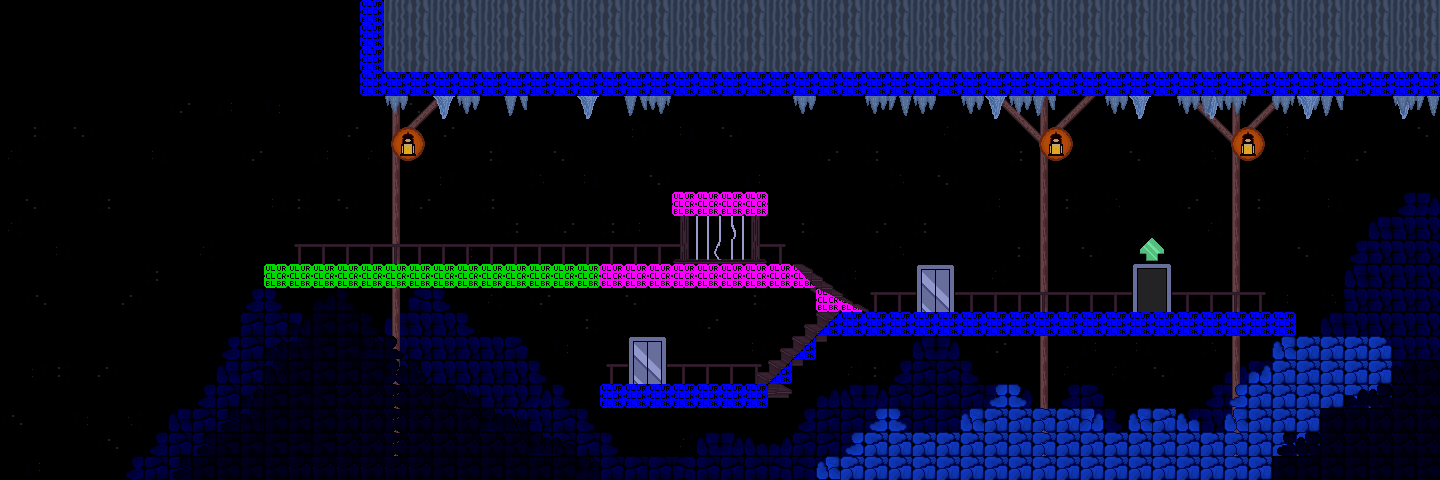

This is a level from a 2D game, rendered from its Tiled map with the project's own tilesets. A one-line summary and the map file follow, with tile-layer data summarised:
An orthogonal 60x20 tile map with 24x24 px tiles, 7 tile layers (Background, Posts, Midground, Foreground, ...), 2 tilesets and 28 objects (20x sprite, 5x h_sprite, 2x info, door).

<map version="1.0" orientation="orthogonal" width="60" height="20" tilewidth="24" tileheight="24">
 <properties>
  <property name="offset" value="5" />
  <property name="overworldName" value="town_2" />
  <property name="soundtrack" value="abeds-castle" />
 </properties>
 <tileset firstgid="1" name="newtown-cave" tilewidth="24" tileheight="24">
  <image source="../images/tilesets/abed-cave.png" width="288" height="168" />
 </tileset>
 <tileset firstgid="85" name="collisions" tilewidth="24" tileheight="24">
  <image source="../images/tilesets/collisions.png" width="632" height="512" />
 </tileset>
 <layer name="Background" width="60" height="20">
  <properties>
   <property name="parallax" value=".99" />
  </properties>
  <data>[1200 cells, 360 non-empty, 10 distinct tile ids]</data>
 </layer>
 <layer name="Posts" width="60" height="20">
  <data>[1200 cells, 68 non-empty, 5 distinct tile ids]</data>
 </layer>
 <layer name="Midground" width="60" height="20">
  <data>[1200 cells, 293 non-empty, 14 distinct tile ids]</data>
 </layer>
 <layer name="Foreground" width="60" height="20">
  <properties>
   <property name="parallax" value="1.05" />
  </properties>
  <data>[1200 cells, 6 non-empty, 3 distinct tile ids]</data>
 </layer>
 <layer name="Walkway" width="60" height="20">
  <data>[1200 cells, 197 non-empty, 20 distinct tile ids]</data>
 </layer>
 <layer name="WalkwayOverlay" width="60" height="20">
  <data>[1200 cells, 32 non-empty, 21 distinct tile ids]</data>
 </layer>
 <layer name="collision" width="60" height="20">
  <data>[1200 cells, 106 non-empty, 7 distinct tile ids]</data>
 </layer>
 <objectgroup name="platform" width="60" height="20" />
 <objectgroup name="nodes" width="60" height="20" visible="0">
  <object type="sprite" x="696" y="192" width="24" height="48">
   <properties>
    <property name="animation" value="1-4,1" />
    <property name="height" value="48" />
    <property name="sheet" value="images/sprites/abedtown/deadbaby.png" />
    <property name="width" value="24" />
   </properties>
  </object>
  <object type="h_sprite" x="192" y="-24" width="48" height="528">
   <properties>
    <property name="animation" value="1-5,1" />
    <property name="height" value="100" />
    <property name="sheet" value="images/sprites/abedtown/cave_lift_pickaxe.png" />
    <property name="width" value="63" />
   </properties>
  </object>
  <object type="h_sprite" x="120" y="-24" width="48" height="528">
   <properties>
    <property name="animation" value="5-1,1" />
    <property name="height" value="100" />
    <property name="sheet" value="images/sprites/abedtown/cave_lift.png" />
    <property name="width" value="63" />
   </properties>
  </object>
  <object type="h_sprite" x="48" y="-24" width="48" height="528">
   <properties>
    <property name="animation" value="1-5,1" />
    <property name="height" value="100" />
    <property name="sheet" value="images/sprites/abedtown/cave_lift_pickaxe.png" />
    <property name="width" value="63" />
   </properties>
  </object>
  <object name="main" type="door" x="1128" y="264" width="48" height="48">
   <properties>
    <property name="level" value="abed-castle-interior" />
    <property name="sound" value="false" />
    <property name="to" value="abedCastle2" />
   </properties>
  </object>
  <object type="info" x="630" y="336" width="36" height="48">
   <properties>
    <property name="info" value="This door is locked." />
   </properties>
  </object>
  <object type="info" x="918" y="264" width="36" height="48">
   <properties>
    <property name="info" value="This door is locked." />
   </properties>
  </object>
  <object type="h_sprite" x="-24" y="-24" width="48" height="528">
   <properties>
    <property name="animation" value="5-1,1" />
    <property name="height" value="100" />
    <property name="sheet" value="images/sprites/abedtown/cave_lift.png" />
    <property name="width" value="63" />
   </properties>
  </object>
  <object name="left" type="sprite" x="1403" y="188" width="48" height="48">
   <properties>
    <property name="animation" value="1-2,1" />
    <property name="height" value="34" />
    <property name="sheet" value="images/sprites/abedtown/baby_abed_picking.png" />
    <property name="speed" value=".3" />
    <property name="width" value="34" />
   </properties>
  </object>
  <object name="left" type="sprite" x="1142" y="379" width="120" height="72">
   <properties>
    <property name="animation" value="1-4,1" />
    <property name="height" value="50" />
    <property name="sheet" value="images/sprites/abedtown/baby_abed_whipping.png" />
    <property name="width" value="112" />
   </properties>
  </object>
  <object type="h_sprite" x="1122" y="377" width="48" height="48">
   <properties>
    <property name="animation" value="1-2,1" />
    <property name="height" value="34" />
    <property name="sheet" value="images/sprites/abedtown/baby_abed_picking.png" />
    <property name="speed" value=".35" />
    <property name="width" value="34" />
   </properties>
  </object>
  <object name="right" type="sprite" x="1407" y="281" width="48" height="48">
   <properties>
    <property name="animation" value="1-2,1" />
    <property name="flip" value="true" />
    <property name="height" value="34" />
    <property name="sheet" value="images/sprites/abedtown/baby_abed_picking.png" />
    <property name="width" value="34" />
   </properties>
  </object>
  <object name="right" type="sprite" x="1404" y="376" width="48" height="48">
   <properties>
    <property name="animation" value="1-2,1" />
    <property name="flip" value="true" />
    <property name="height" value="34" />
    <property name="sheet" value="images/sprites/abedtown/baby_abed_picking.png" />
    <property name="speed" value=".25" />
    <property name="width" value="34" />
   </properties>
  </object>
  <object name="left" type="sprite" x="983" y="355" width="48" height="48">
   <properties>
    <property name="animation" value="1-2,1" />
    <property name="height" value="34" />
    <property name="sheet" value="images/sprites/abedtown/baby_abed_picking.png" />
    <property name="speed" value=".15" />
    <property name="width" value="34" />
   </properties>
  </object>
  <object name="right" type="sprite" x="832" y="335" width="120" height="72">
   <properties>
    <property name="animation" value="1-4,1" />
    <property name="flip" value="true" />
    <property name="height" value="50" />
    <property name="sheet" value="images/sprites/abedtown/baby_abed_whipping.png" />
    <property name="speed" value=".25" />
    <property name="width" value="112" />
   </properties>
  </object>
  <object name="right" type="sprite" x="687" y="380" width="120" height="72">
   <properties>
    <property name="animation" value="1-4,1" />
    <property name="flip" value="true" />
    <property name="height" value="50" />
    <property name="sheet" value="images/sprites/abedtown/baby_abed_whipping.png" />
    <property name="speed" value=".15" />
    <property name="width" value="112" />
   </properties>
  </object>
  <object name="right" type="sprite" x="777" y="417" width="48" height="48">
   <properties>
    <property name="animation" value="1-2,1" />
    <property name="flip" value="true" />
    <property name="height" value="34" />
    <property name="sheet" value="images/sprites/abedtown/baby_abed_picking.png" />
    <property name="speed" value=".23" />
    <property name="width" value="34" />
   </properties>
  </object>
  </objectgroup>
</map>
<!-- 11 of 28 objects omitted -->
